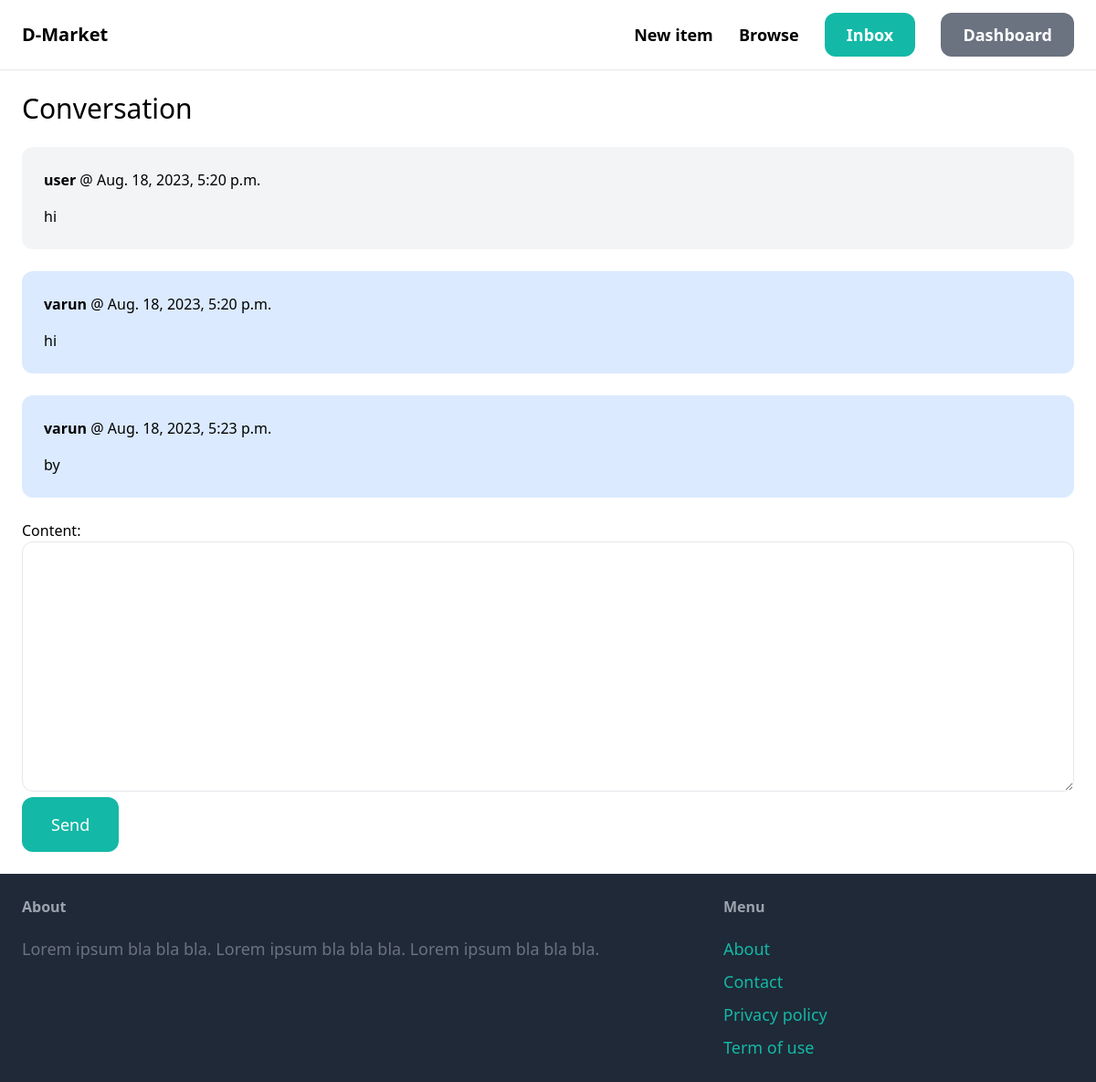
Screenshot of /inbox/1/ (signed in) with the database file from the repository.
### conversation/models.py (models this page shows)
class ConversationMessage(models.Model):
    conversation = models.ForeignKey(Conversation, related_name='messages', on_delete=models.CASCADE)
    content = models.TextField()
    created_at = models.DateTimeField(auto_now_add=True)
    created_by = models.ForeignKey(User, related_name='created_messages', on_delete=models.CASCADE)

### conversation/views.py (the view)
# urls.py: path('<int:pk>/', views.detail, name='detail'),
@login_required
def detail(request, pk):
    conversation = Conversation.objects.filter(members__in=[request.user.id]).get(pk=pk)
    if request.method == 'POST':
        form = ConversationMessageForm(request.POST)
        if form.is_valid():
            conversation_message = form.save(commit=False)
            conversation_message.conversation = conversation
            conversation_message.created_by = request.user
            conversation_message.save()
            conversation.save()
            return redirect('conversation:detail', pk=pk)
    else:
        form = ConversationMessageForm()
    return render(request, 'conversation/detail.html', {
        'conversation': conversation,
        'form': form
    })

### conversation/forms.py
class ConversationMessageForm(forms.ModelForm):
    class Meta:
        model = ConversationMessage
        fields = ('content',)
        widgets = {
            'content': forms.Textarea(attrs={
                'class': 'w-full py-4 px-6 rounded-xl border'
            })
        }

### conversation/templates/conversation/detail.html (shortened to what this page needs)
{% extends 'core/base.html' %}
{% block content %}
<h1 class="mb-6 text-3xl">Conversation</h1>
<div class="space-y-6">
    {% for message in conversation.messages.all %}
        <div class="p-6 flex {% if message.created_by == request.user %}bg-blue-100{% else %}bg-gray-100{% endif %} rounded-xl">
            <div>
                <p class="mb-4"><strong>{{ message.created_by.username }}</strong> @ {{ message.created_at }}</p>
                <p>{{ message.content }}</p>
            </div>
        </div>
    {% endfor %}
</div>
<form method="post" action="." class="mt-6">
    {{ form.as_p }}
    <button class="py-4 px-8 text-lg bg-teal-500 hover:bg-teal-700 rounded-xl text-white">Send</button>
</form>
{% endblock %}

### core/templates/core/base.html (shortened to what this page needs)
<!doctype html>
<html>
    <head>
        <script src="https://cdn.tailwindcss.com"></script>
    </head>
    <body class="flex flex-col h-screen">
        <nav class="py-6 px-6 flex justify-between items-center border-b border-gray-200">
            <a href="/" class="text-xl font-semibold">D-Market</a>
            <div class="space-x-6">
                <a href="{% url 'item:new' %}" class="text-lg font-semibold hover:text-gray-500">New item</a>
                <a href="{% url 'item:items' %}" class="text-lg font-semibold hover:text-gray-500">Browse</a>
                {% if request.user.is_authenticated %}
                    <a href="{% url 'conversation:inbox' %}" class="px-6 py-3 text-lg font-semibold bg-teal-500 text-white rounded-xl hover:bg-teal-700">Inbox</a>
                    <a href="{% url 'dashboard:index' %}" class="px-6 py-3 text-lg font-semibold bg-gray-500 text-white rounded-xl hover:bg-gray-700">Dashboard</a>
                {% else %}
                    <a href="{% url 'core:signup' %}" class="px-6 py-3 text-lg font-semibold bg-teal-500 text-white rounded-xl hover:bg-teal-700">Sign up</a>
                    <a href="{% url 'core:login' %}" class="px-6 py-3 text-lg font-semibold bg-gray-500 text-white rounded-xl hover:bg-gray-700">Log in</a>
                {% endif %}
            </div>
        </nav>
        <div class="px-6 py-6">
            {% block content %}
            {% endblock %}
        </div>
        <footer class="mt-auto py-6 px-6 flex justify-between bg-gray-800">
            <div class="w-2/3 pr-10">
                <h3 class="mb-5 font-semibold text-gray-400">About</h3>
                <p class="text-lg text-gray-500">Lorem ipsum bla bla bla. Lorem ipsum bla bla bla. Lorem ipsum bla bla bla.</p>
            </div>
            <div class="w-1/3">
                <h3 class="mb-5 font-semibold text-gray-400">Menu</h3>
                <ul class="space-y-2">
                    <li><a href="#" class="text-lg text-teal-500 hover:text-teal-700">About</a></li>
                    <li><a href="{% url 'core:contact' %}" class="text-lg text-teal-500 hover:text-teal-700">Contact</a></li>
                    <li><a href="#" class="text-lg text-teal-500 hover:text-teal-700">Privacy policy</a></li>
                    <li><a href="#" class="text-lg text-teal-500 hover:text-teal-700">Term of use</a></li>
                </ul>
            </div>
        </footer>
    </body>
</html>

### rows the page displays
ConversationMessage: created_by.username "user", created_at "Aug. 18, 2023, 5:20 p.m.", content "hi"
ConversationMessage: created_by.username "varun", created_at "Aug. 18, 2023, 5:20 p.m.", content "hi"
ConversationMessage: created_by.username "varun", created_at "Aug. 18, 2023, 5:23 p.m.", content "by"
